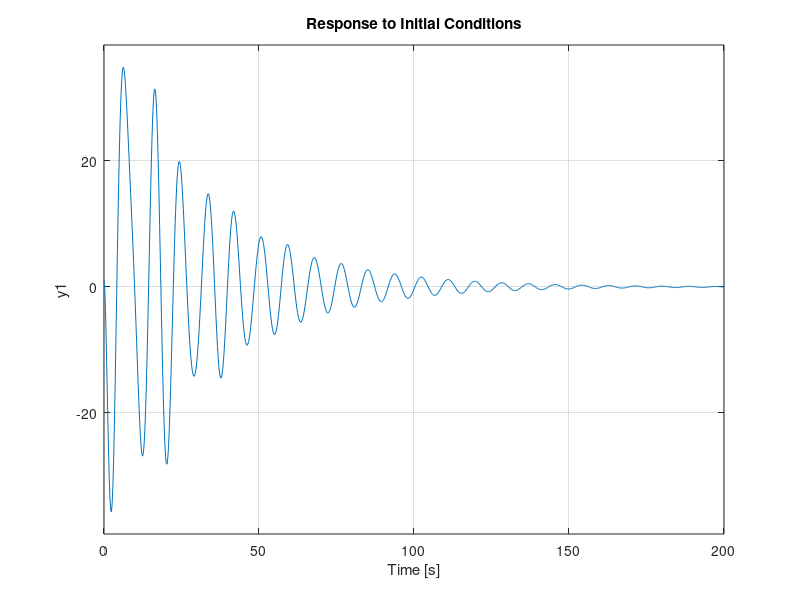
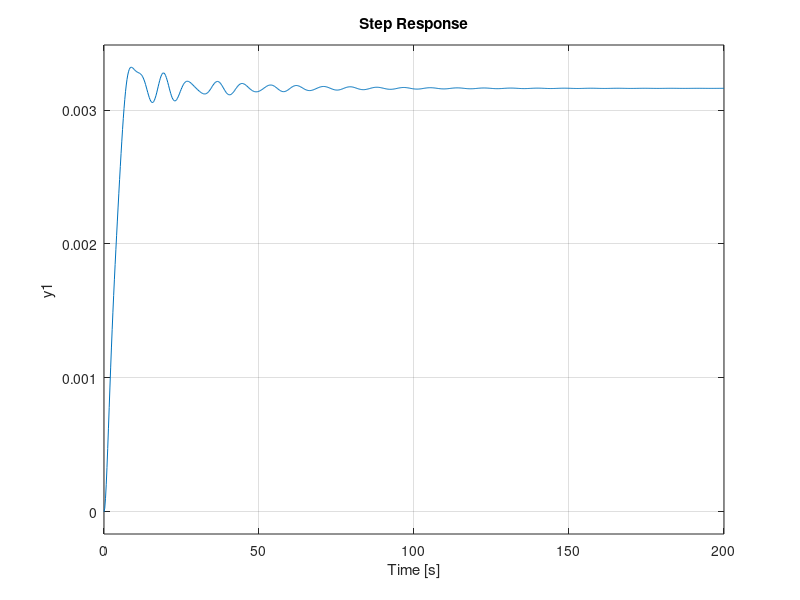

Source code (MATLAB) for these figures, in order:
%% Part G LQG linear 
%Substituting values for our M, m1, m2, l1 and l2
M = 1000;
m1 = 100;
m2 = 100;
l1 = 20;
l2 = 10;
g = 10;

%Defining our matrices as follows
A=[0 1 0 0 0 0; 
    0 0 -(g*m1)/M 0 -(g*m2)/M 0;
    0 0 0 1 0 0;
    0 0 -(g*(M+m1))/(M*l1) 0 -(g*m2)/(M*l1) 0;
    0 0 0 0 0 1;
    0 0 -(m1*g)/(M*l2) 0 -(g*(M+m2))/(M*l2) 0];
B=[0; 1/M; 0; 1/(M*l1); 0; 1/(M*l2)];
% Cosidering the same Q and R matrices chosen before in our code
Q=[100 0 0 0 0 0;
   0 100 0 0 0 0;
   0 0 1000 0 0 0;
   0 0 0 1000 0 0;
   0 0 0 0 1000 0;
   0 0 0 0 0 1000];
R=0.001; 
C1 = [1 0 0 0 0 0];  
D = 0; 
% Initial Conditions for Leunberger observer 
x0 = [1;0;20; 0; 10; 0;0;0;0;0;0;0];
K =lqr(A,B,Q,R);
vd=0.3*eye(6); %process noise
vn=0.1; %measurement noise
Kn=lqr(A',C1',vd,vn)'; %gain matrix of kalman filter for C1
% Observing state C1
sys1 = ss([(A-B*K) B*K; zeros(size(A)) (A-Kn*C1)], [B;zeros(size(B))],[C1 zeros(size(C1))], D);
figure
initial(sys1,x0)
figure
step(sys1)

grid on
